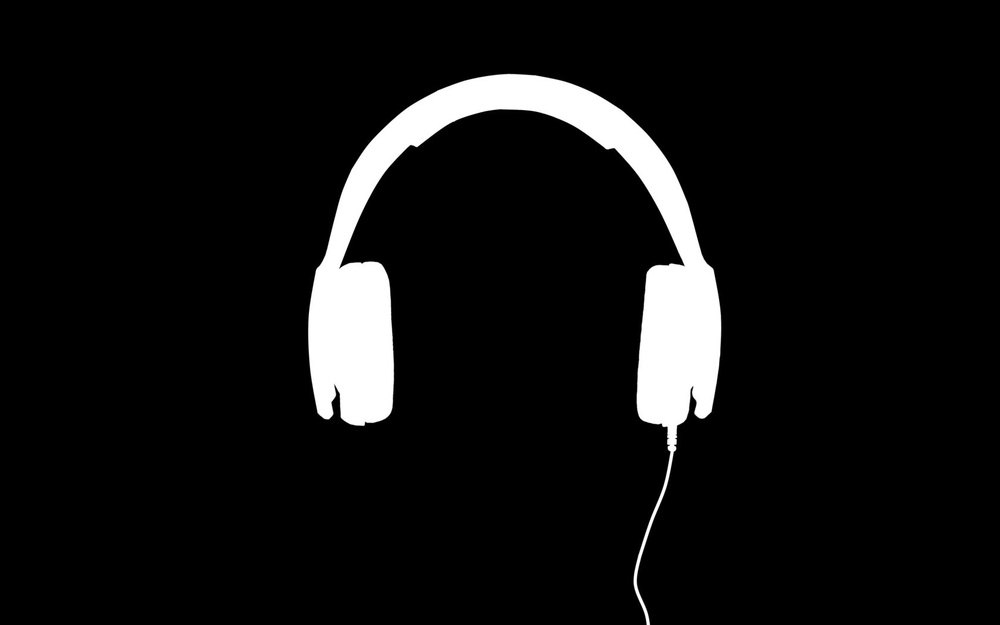
#> input picture images/morpho.jpg, 1000 x 625 px, shrunk from 1680 x 1050 before the run, found by its file name
$ jupyter execute morpho.ipynb
#> lines starting #> are read from the running program, lines starting #| are printed output that depends on the picture
[cell 1]
import cv2
import numpy as np
from matplotlib import pyplot as plt


img = cv2.imread("D:\morpho.jpg")
#> img is the input picture: shape (625, 1000, 3); min 0, max 255, mean 17.1
kernel = np.ones((5,5),np.uint8)

'''
kernel=
[1 1 1 1 1
 1 1 1 1 1
 1 1 1 1 1
 1 1 1 1 1
 1 1 1 1 1]

'''
erosion = cv2.erode(img,kernel,iterations = 5)
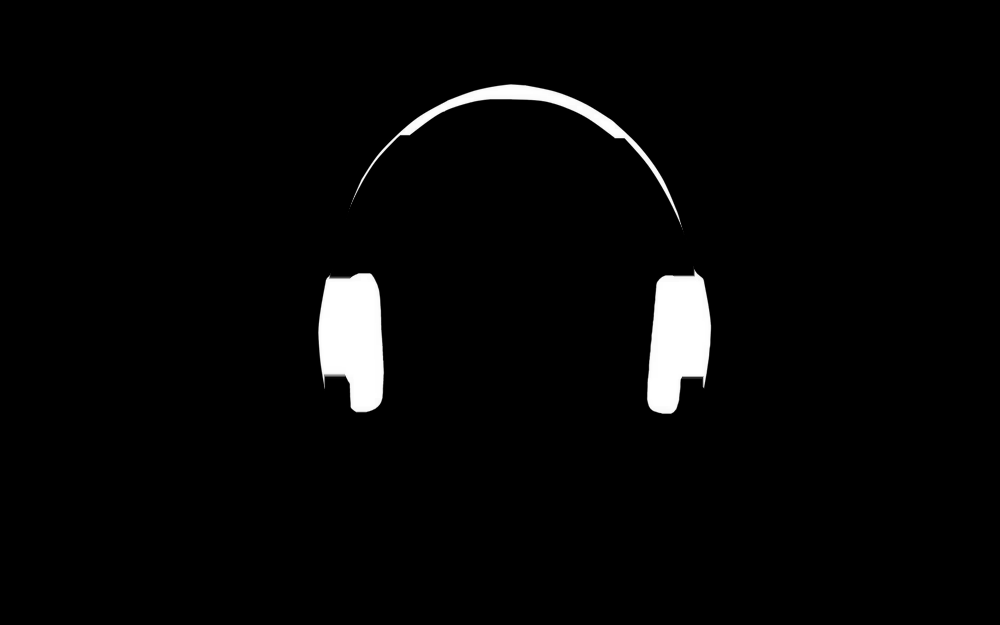
#> erosion: shape (625, 1000, 3); min 0, max 255, mean 6.9
dilation = cv2.dilate(img,kernel,iterations = 1)
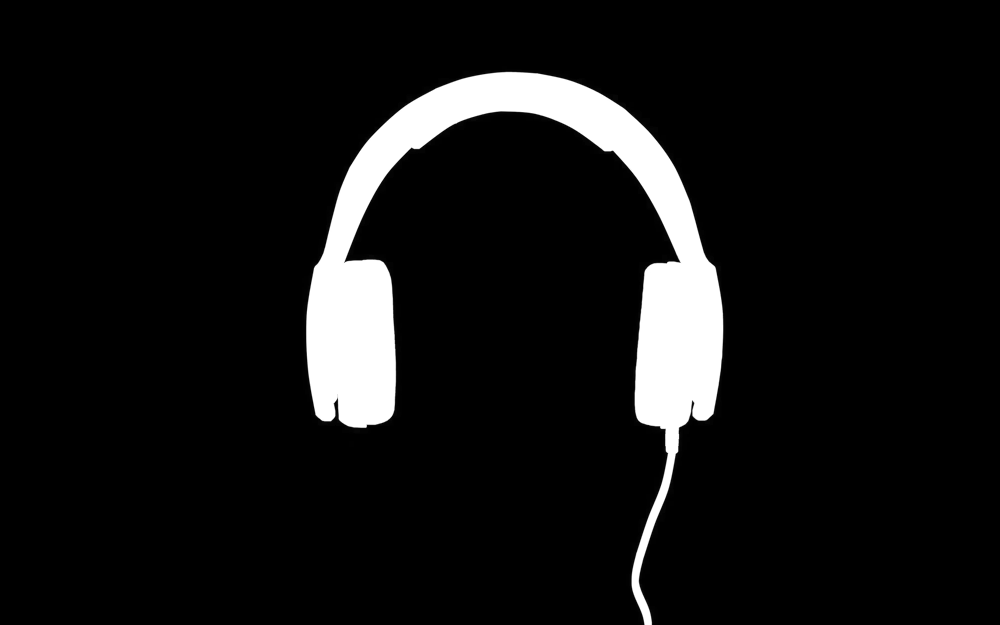
#> dilation: shape (625, 1000, 3); min 0, max 255, mean 19.7
opening = cv2.morphologyEx(img, cv2.MORPH_OPEN, kernel)
closing = cv2.morphologyEx(img, cv2.MORPH_CLOSE, kernel)

plt.subplot(2, 2, 1)
plt.imshow(erosion)
plt.subplot(2, 2, 2)
plt.imshow(dilation)
plt.subplot(2, 2, 3)
plt.imshow(opening)
plt.subplot(2, 2, 4)
plt.imshow(closing)


plt.show()
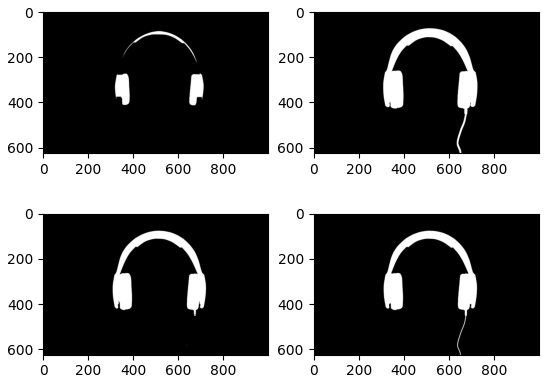
#> figure drawn by matplotlib, 4 panels

$ run again, with images/high-contrast-horse.jpg copied over images/morpho.jpg
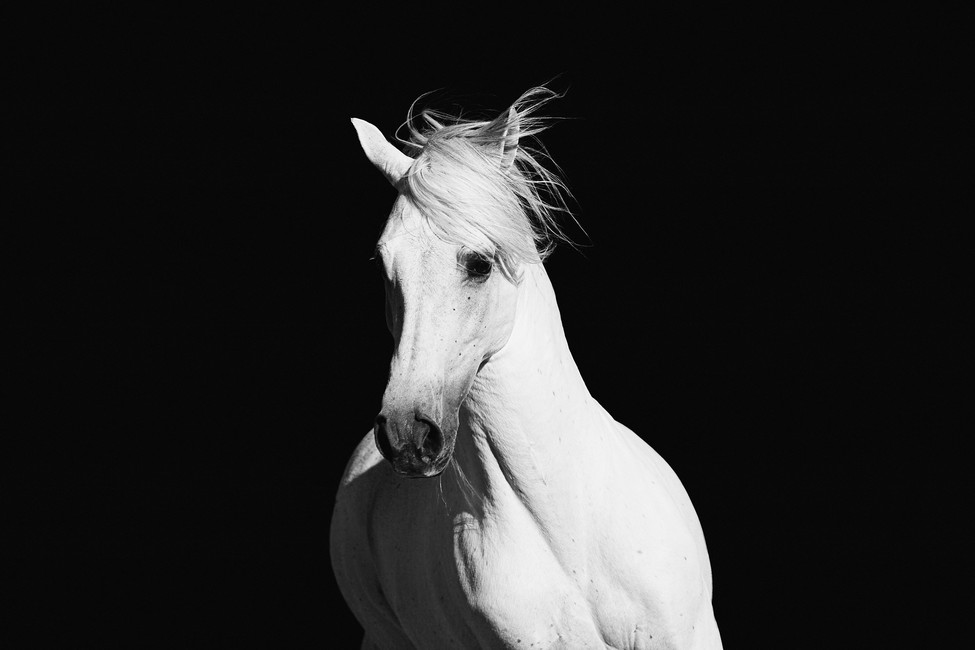
#> input picture images/high-contrast-horse.jpg, 975 x 650 px, found by its file name
#> img is the input picture: shape (650, 975, 3); min 0, max 255, mean 41.5
#> `erosion = cv2.erode(img,kernel,iterations = 5)`:
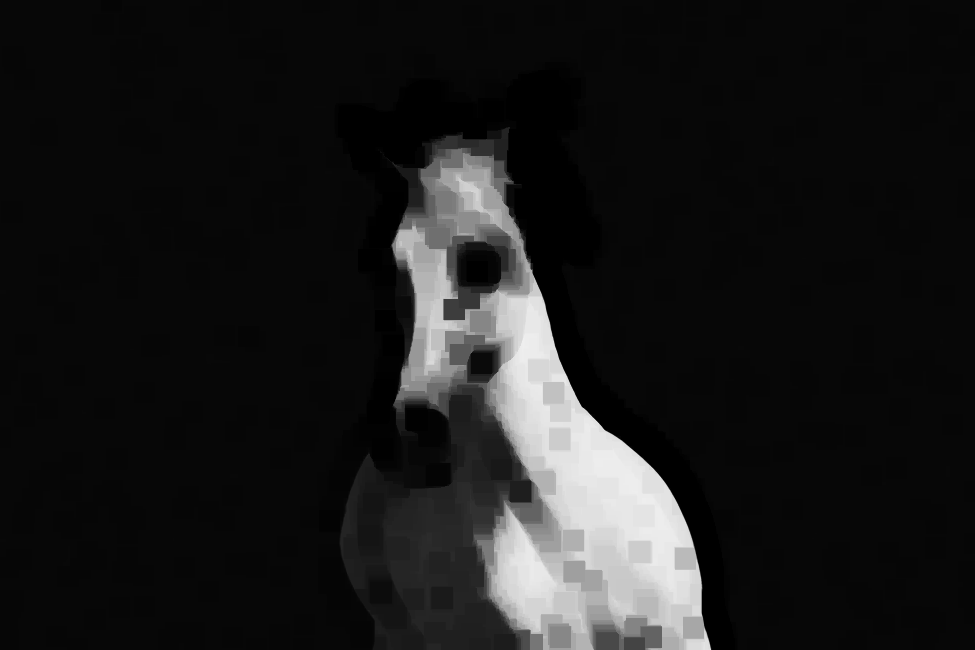
#> erosion: shape (650, 975, 3); min 0, max 239, mean 26.5
#> `plt.show()`:
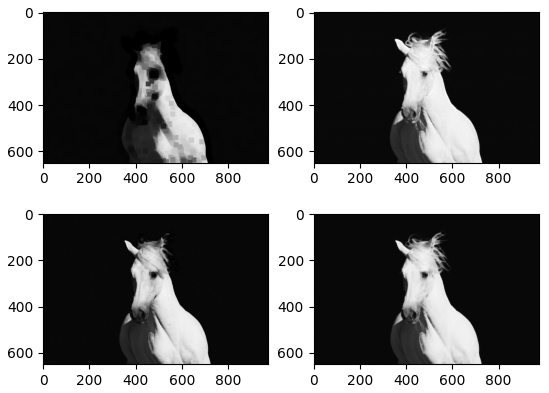
#> figure drawn by matplotlib, 4 panels
